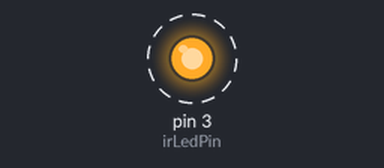
A sketch run on a simulated Arduino Uno, built with avr-gcc and run on an emulated ATmega328P. On the bench: output pins drawn as LEDs (lit = HIGH). Dashed ring = blinking.

Above: at 0.5 s.
Timing chart, 0 to 4.6 s (numbered marks = the images above):
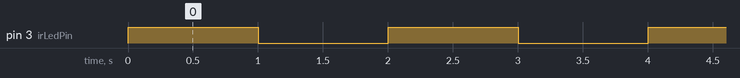

Measured:
- by itself, pin 3 (irLedPin): alternates HIGH for 1.0 s and LOW for 1.0 s

The sketch:

I2C-Led-display-Setup.ino
```cpp
#include <Wire.h>

///////////////////////////////////
/////// Device scanner for I2c ////
///////////////////////////////////
// void setup()
// {
//   Wire.begin();
//   Serial.begin(9600);
//   Serial.println("\nI2C Scanner");
// }

// void loop()
// {
//   byte error, address;
//   int devices;
//   Serial.println("Scanning...");
//   devices = 0;
//   for(address = 1; address < 127; address++)
//   {
//     Wire.beginTransmission(address);
//     error = Wire.endTransmission();
//     if(error == 0)
//     {
//       Serial.print("I2C device found at address 0x");
//       if(address < 16)
//         Serial.print("0");
//       Serial.print(address, HEX);
//       Serial.println("  !");
//       devices++;
//     }
//   }
// }

#include <Wire.h>
#include <LiquidCrystal_I2C.h>

// Change address if needed
const int irLedPin = 3; // Pin connected to IR LED (use PWM-capable pin)

void setup() {
  pinMode(irLedPin, OUTPUT);
}

void loop() {
  // Blink visible to phone camera: on 1 second, off 1 second
  digitalWrite(irLedPin, HIGH);
  delay(1000);
  digitalWrite(irLedPin, LOW);
  delay(1000);
}
```
